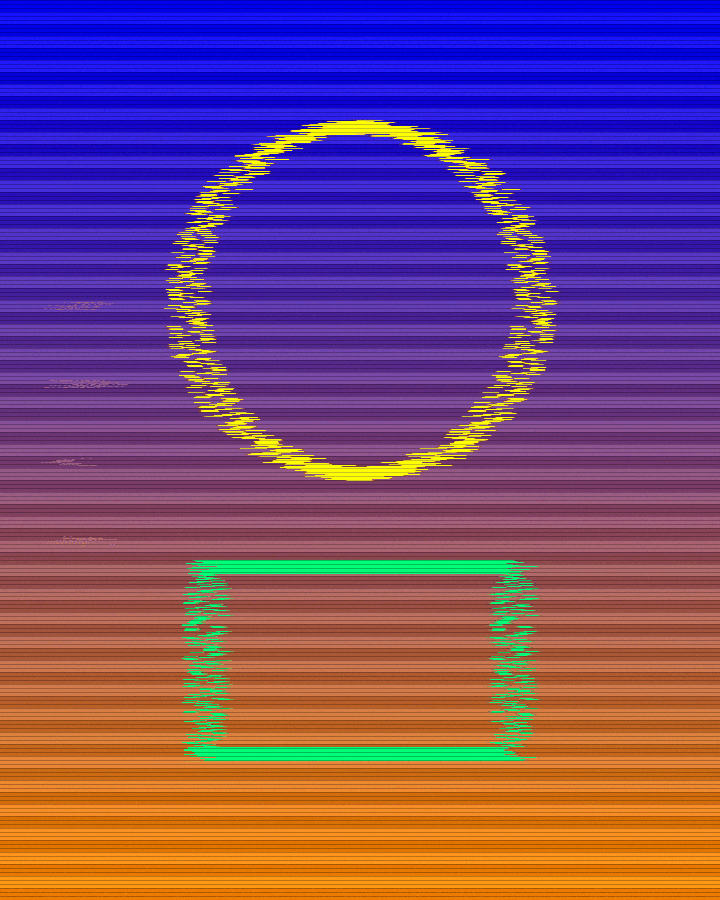
#> input picture harness/lattice/docs/h13/new/glitch_01_vhs_soft.gif, 720 x 900 px; its folder holds 4 pictures in this run
$ python h13_planche.py
#> lines starting #> are read from the running program, lines starting #| are printed output that depends on the picture
"""Render the H13 proof sheet: 4 GIF loops + one frame montage each.

The montage exists because a CLI reader only ever sees frame 0 of a GIF. It picks four
distinct frames along the loop so the movement is judgeable — and it never pads with
duplicates: a loop of 3 frames shows 3 tiles, not 4 with one repeated (the H13c judge read
a duplicated tile as a fourth state that did not exist).

Usage: QT_QPA_PLATFORM=offscreen .venv/bin/python tools/h13_planche.py [--reseed STEP]
"""

from __future__ import annotations

import argparse
import pathlib

import numpy as np
from PIL import Image, ImageDraw, ImageSequence

ROOT = pathlib.Path(__file__).resolve().parents[1]
OUT = ROOT / "harness/lattice/docs/h13/new"
SOURCE = ROOT / "docs/bytemosh/00_source.png"
# preset, parameter of the animation, A, B. The ranges are chosen so the effect really
# moves: a range that saturates makes two different settings produce the same image.
LOOPS = (
    ("glitch_01_vhs_soft", "ntsc.snow", 0.02, 0.30),
    ("glitch_02_channel_rift", "channel_shift.amount", 2.0, 24.0),
    # sort_echo animates the ECHO, not the sort: pixel_sort.brightness barely moves the
    # image (measured steps of 0.00-0.01) because above ~0.6 the sort band already covers
    # the row. feedback.amount gives steps of 2.5-3.4.
    ("glitch_03_sort_echo", "feedback.amount", 0.5, 9.0),
    # Animate the BEAM, not the curvature: the judge rejected curvature ("aucun tube
    # ne fait ça") because it swells and shrinks the whole picture. `roll` scrolls the
    # scanlines with the usable surface held constant (measured: 0.7554 on every phase).
    ("glitch_04_crt_finish", "crt.roll", 0.0, 8.0),
)


def _frames(gif: pathlib.Path) -> list[Image.Image]:
    """Return every frame of gif as an RGB image."""
    return [frame.convert("RGB") for frame in ImageSequence.Iterator(Image.open(gif))]


def _montage(gif: pathlib.Path, tiles: int = 4, width: int = 360) -> pathlib.Path:
    """Write a montage of distinct frames of gif, without ever repeating one."""
    frames = _frames(gif)
    height = int(width * frames[0].height / frames[0].width)
    picks = sorted({int(round(i * (len(frames) - 1) / (tiles - 1))) for i in range(tiles)})
    sheet = Image.new("RGB", (width * len(picks), height + 24), (18, 18, 18))
    draw = ImageDraw.Draw(sheet)
    for column, index in enumerate(picks):
        sheet.paste(frames[index].resize((width, height), Image.LANCZOS), (column * width, 24))
        draw.text((column * width + 8, 6), f"frame {index}/{len(frames) - 1}", fill=(230, 230, 230))
    target = OUT / "planches" / f"{gif.stem}_frames.png"
    target.parent.mkdir(parents=True, exist_ok=True)
    sheet.save(target)
    return target


def _report(gif: pathlib.Path) -> str:
    """Return one line describing how much the loop really moves."""
    raw = [np.asarray(frame.convert("L"), np.float32) for frame in ImageSequence.Iterator(
        Image.open(gif))]
    distinct = len({frame.tobytes() for frame in raw})
    steps = [float(np.abs(raw[i] - raw[i + 1]).mean()) for i in range(len(raw) - 1)]
    return (f"{gif.name:30s} {len(raw):2d} frames | {distinct} distinctes | "
            f"pas {min(steps):5.2f}-{max(steps):5.2f}")


def main() -> int:
    """Render every loop with the CLI, then write the montages and the report."""
    import subprocess
    import sys

    parser = argparse.ArgumentParser()
    parser.add_argument("--reseed", type=int, default=7)
    args = parser.parse_args()
    OUT.mkdir(parents=True, exist_ok=True)
    for name, param, low, high in LOOPS:
        command = [
            sys.executable, "-m", "lattice_glitch.cli", "loop",
            "--preset", str(ROOT / f"presets/starter/{name}.json"),
            "--in", str(SOURCE), "--out", str(OUT / f"{name}.gif"),
            "--frames", "8", "--axis", "param", "--param", param,
            "--from", str(low), "--to", str(high),
        ]
        if args.reseed:
            command += ["--reseed", str(args.reseed)]
        result = subprocess.run(command, cwd=ROOT, capture_output=True, text=True, check=False)
        if result.returncode != 0:
            print(f"{name}: ECHEC {result.stderr.strip()[-200:]}")
            continue
        print(_report(OUT / f"{name}.gif"))
#> pass 2 of the loop in main, `for name, param, low, high in LOOPS:`:
#> pass 3 of the loop in main, `for name, param, low, high in LOOPS:`:
#> the loop made 4 passes; the first 3 are shown
    for gif in sorted(OUT.glob("*.gif")):
        print("planche:", _montage(gif).name)
#> in _montage, `frames = _frames(gif)`: frames = 8 items
#> in _montage, `picks = sorted({int(round(i * (len(frames) - 1) / (tiles - 1))) for i ..`: picks = [0, 2, 5, 7]
#> in _montage, `sheet = Image.new("RGB", (width * len(picks), height + 24), (18, 18, 1..`: sheet: PIL image 1440x474 RGB; every value is 18
#> the loop in _montage, `for column, index in enumerate(picks):` made 4 passes
#> index on passes 1 to 4: 0, 2, 5, 7
#> after the loop in _montage, `for column, index in enumerate(picks):`:
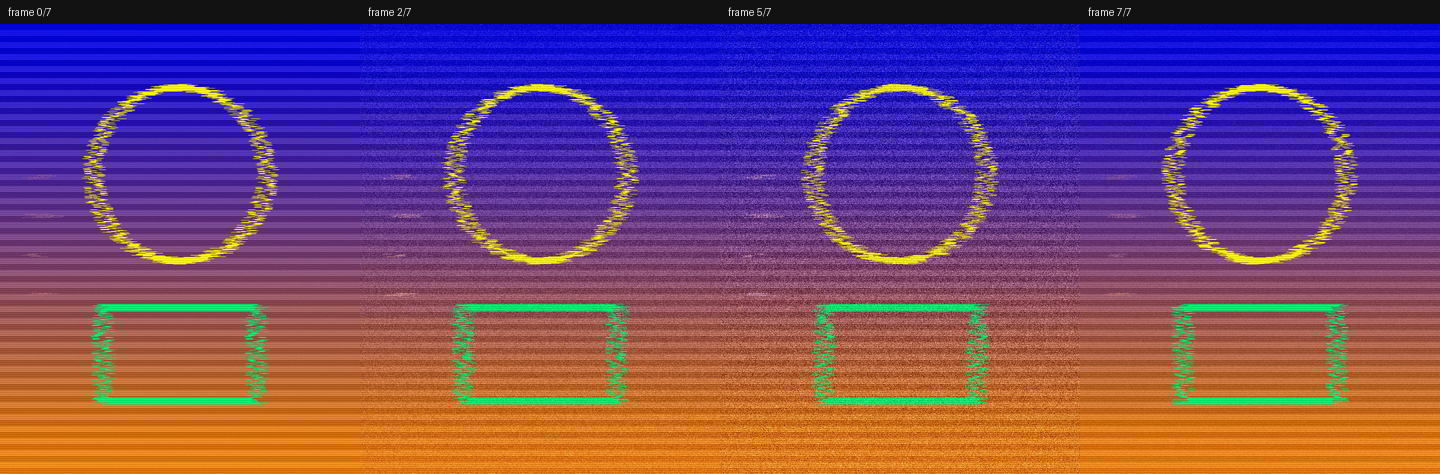
#> sheet: PIL image 1440x474 RGB; mean R, G, B 114.2, 70.8, 111.8
#> pass 2 of the loop in main, `for gif in sorted(OUT.glob("*.gif")):`:
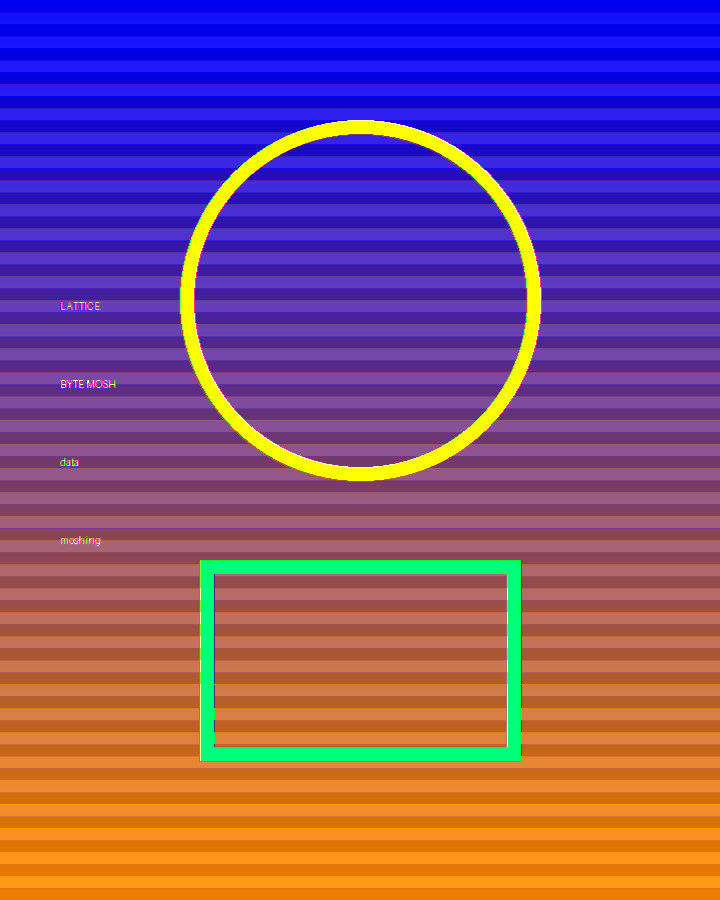
#> input picture harness/lattice/docs/h13/new/glitch_02_channel_rift.gif, 720 x 900 px
#> the loop in _montage (call 2), `for column, index in enumerate(picks):` made 4 passes
#> after the loop in _montage (call 2), `for column, index in enumerate(picks):`:
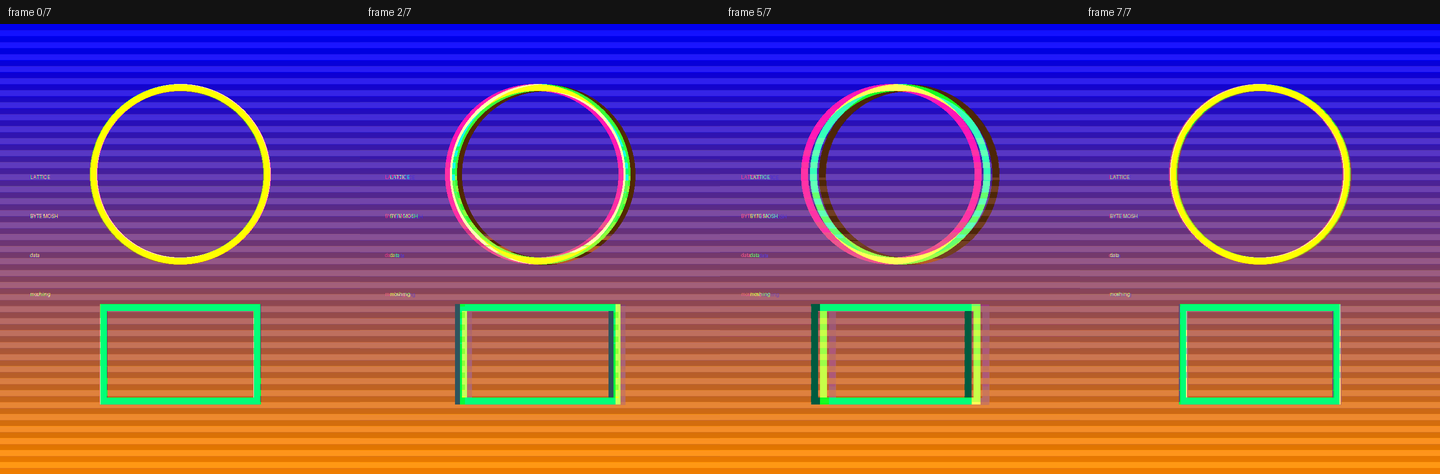
#> sheet: PIL image 1440x474 RGB; mean R, G, B 121.5, 75.1, 119.3
#> pass 3 of the loop in main, `for gif in sorted(OUT.glob("*.gif")):`:
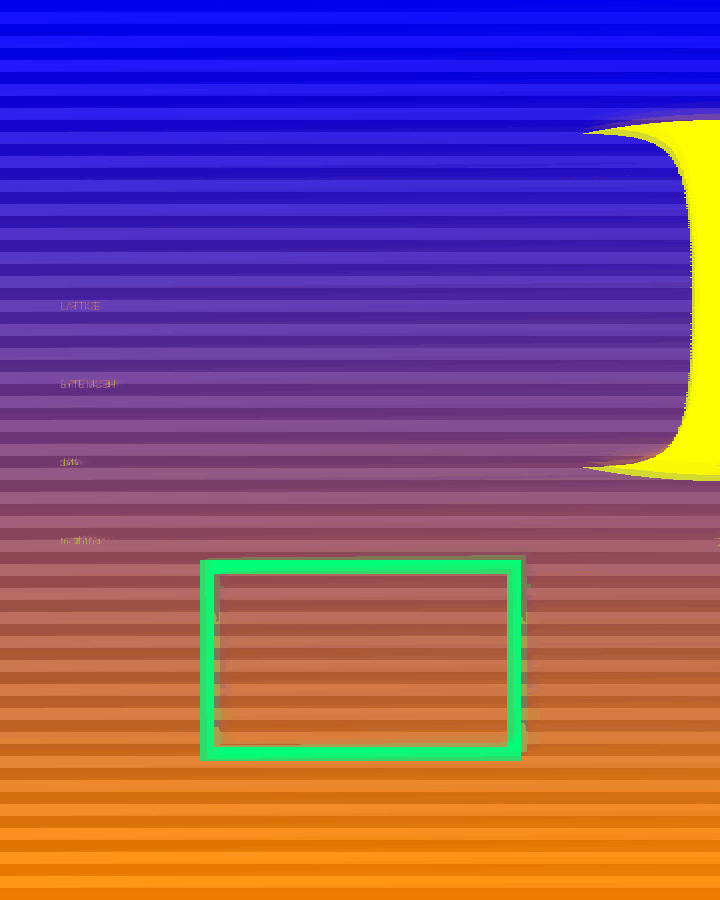
#> input picture harness/lattice/docs/h13/new/glitch_03_sort_echo.gif, 720 x 900 px
#> the loop in _montage (call 3), `for column, index in enumerate(picks):` made 4 passes
#> after the loop in _montage (call 3), `for column, index in enumerate(picks):`:
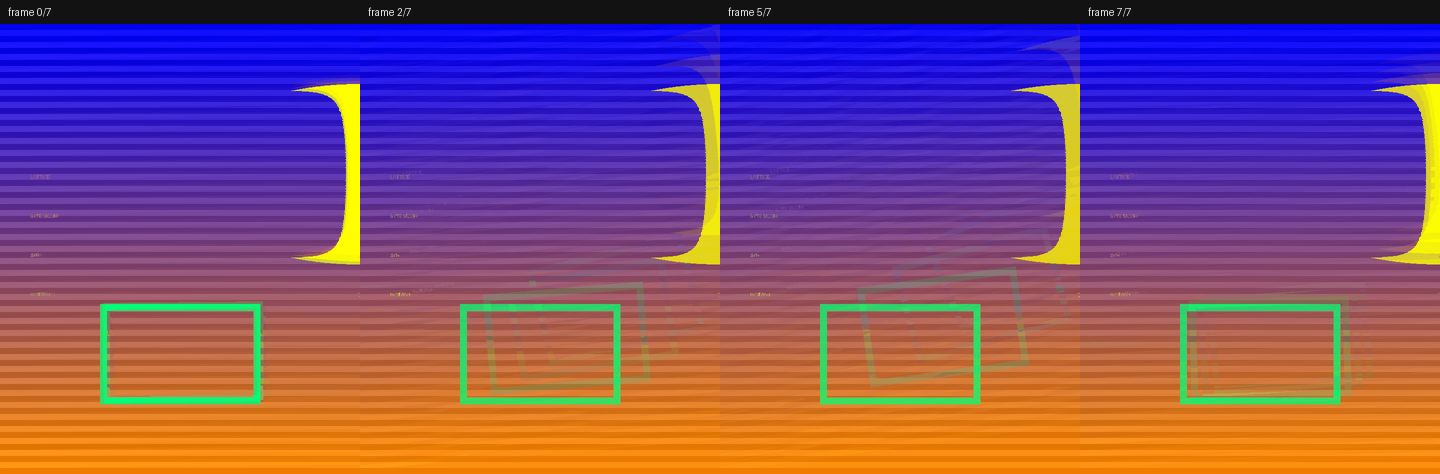
#> sheet: PIL image 1440x474 RGB; mean R, G, B 123.3, 75.4, 117.1
#> the loop made 4 passes; the first 3 are shown
    return 0


if __name__ == "__main__":
    raise SystemExit(main())
#> (the program exits here)
